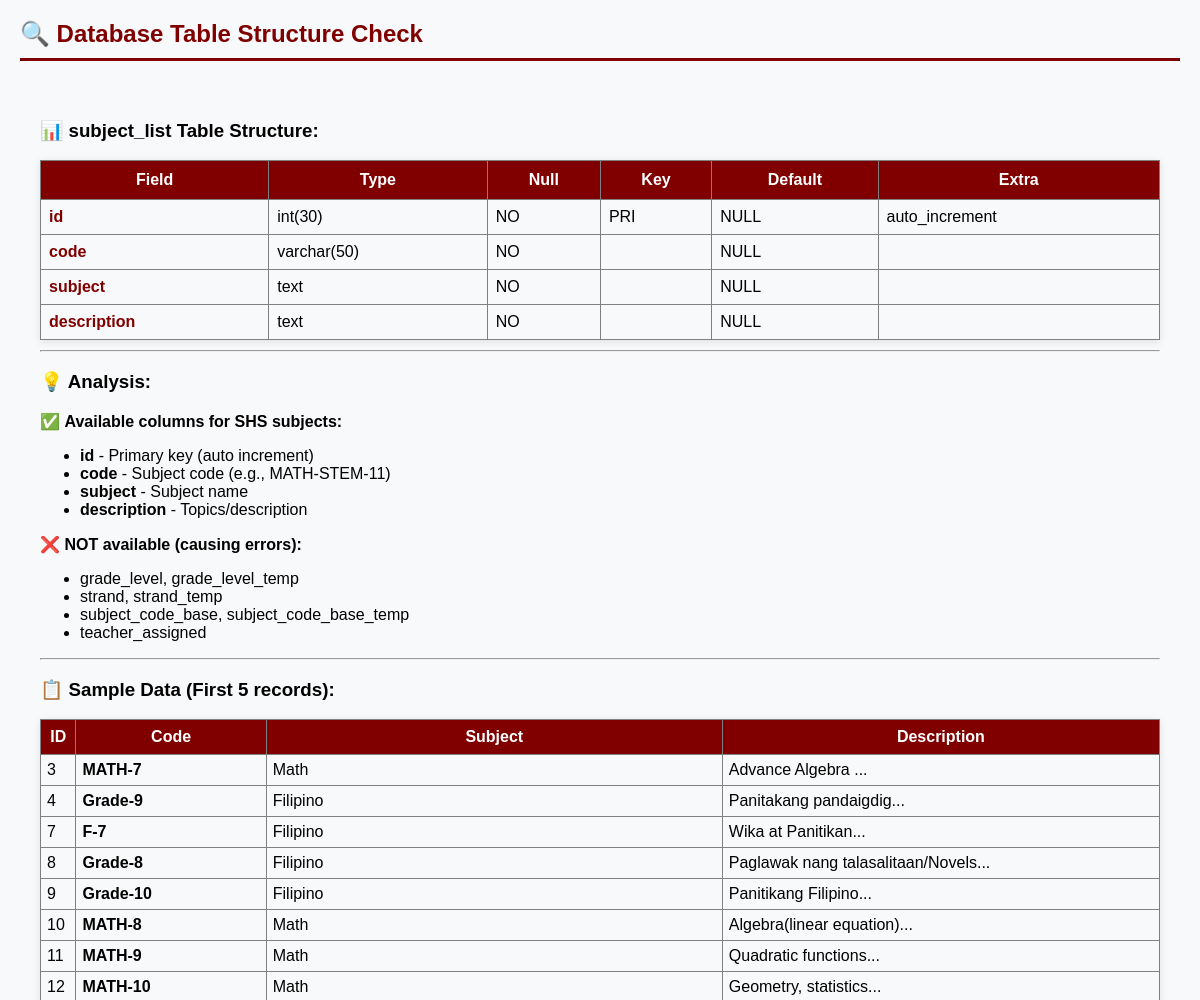
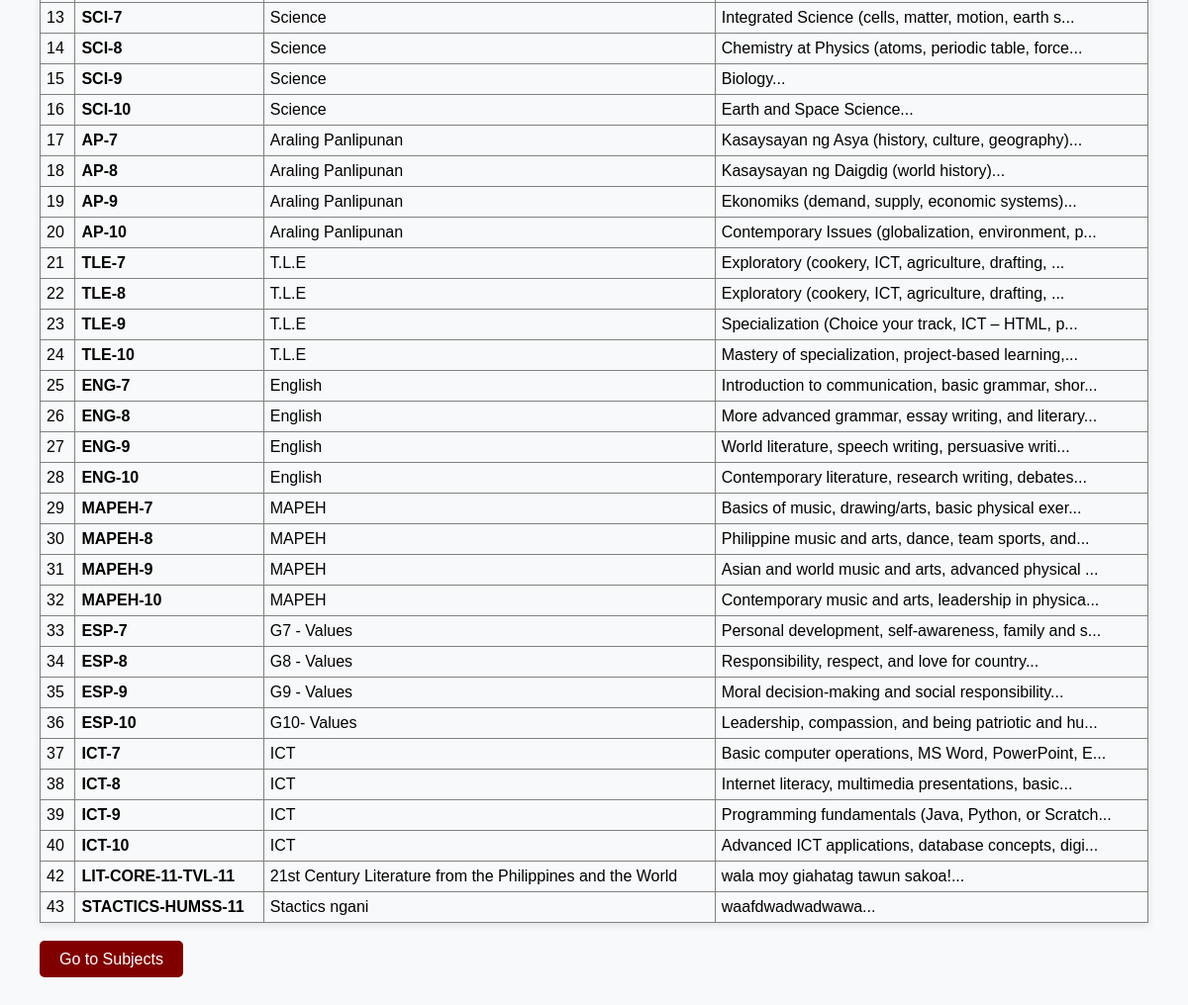
The app's page /check_table_structure.php with its own data (2 pictures, top to bottom).
### tables this page shows
CREATE TABLE `subject_list` (
  `id` int(30) NOT NULL,
  `code` varchar(50) NOT NULL,
  `subject` text NOT NULL,
  `description` text NOT NULL
);

### check_table_structure.php (the view, shortened to what this page needs)
<?php
include 'db_connect.php';
echo "<h2>🔍 Database Table Structure Check</h2>";
echo "<div style='font-family: Arial, sans-serif; padding: 20px;'>";
$result = $conn->query("DESCRIBE subject_list");
if ($result) {
    echo "<h3>📊 subject_list Table Structure:</h3>";
    echo "<table border='1' style='border-collapse: collapse; width: 100%;'>";
    echo "<tr style='background: #f8f9fa;'>";
    echo "<th style='padding: 10px;'>Field</th>";
    echo "<th style='padding: 10px;'>Type</th>";
    echo "<th style='padding: 10px;'>Null</th>";
    echo "<th style='padding: 10px;'>Key</th>";
    echo "<th style='padding: 10px;'>Default</th>";
    echo "<th style='padding: 10px;'>Extra</th>";
    echo "</tr>";
    while ($row = $result->fetch_assoc()) {
        echo "<tr>";
        echo "<td style='padding: 8px; font-weight: bold; color: #800000;'>" . $row['Field'] . "</td>";
        echo "<td style='padding: 8px;'>" . $row['Type'] . "</td>";
        echo "<td style='padding: 8px;'>" . $row['Null'] . "</td>";
        echo "<td style='padding: 8px;'>" . $row['Key'] . "</td>";
        echo "<td style='padding: 8px;'>" . ($row['Default'] ?? 'NULL') . "</td>";
        echo "<td style='padding: 8px;'>" . $row['Extra'] . "</td>";
        echo "</tr>";
    }
    echo "</table>";
    echo "<hr>";
    echo "<h3>💡 Analysis:</h3>";
    echo "<p>✅ <strong>Available columns for SHS subjects:</strong></p>";
    echo "<ul>";
    echo "<li><strong>id</strong> - Primary key (auto increment)</li>";
    echo "<li><strong>code</strong> - Subject code (e.g., MATH-STEM-11)</li>";
    echo "<li><strong>subject</strong> - Subject name</li>";
    echo "<li><strong>description</strong> - Topics/description</li>";
    echo "</ul>";
    echo "<p>❌ <strong>NOT available (causing errors):</strong></p>";
    echo "<ul>";
    echo "<li>grade_level, grade_level_temp</li>";
    echo "<li>strand, strand_temp</li>";
    echo "<li>subject_code_base, subject_code_base_temp</li>";
    echo "<li>teacher_assigned</li>";
    echo "</ul>";
} else {
    echo "<p style='color: red;'>❌ Error: " . $conn->error . "</p>";
}
echo "<hr>";
echo "<h3>📋 Sample Data (First 5 records):</h3>";
$sample = $conn->query("SELECT * FROM subject_list LIMIT 50");
if ($sample && $sample->num_rows > 0) {
    echo "<table border='1' style='border-collapse: collapse; width: 100%;'>";
    echo "<tr style='background: #f8f9fa;'>";
    echo "<th style='padding: 8px;'>ID</th>";
    echo "<th style='padding: 8px;'>Code</th>";
    echo "<th style='padding: 8px;'>Subject</th>";
    echo "<th style='padding: 8px;'>Description</th>";
    echo "</tr>";
    while ($row = $sample->fetch_assoc()) {
        echo "<tr>";
        echo "<td style='padding: 6px;'>" . $row['id'] . "</td>";
        echo "<td style='padding: 6px; font-weight: bold;'>" . $row['code'] . "</td>";
        echo "<td style='padding: 6px;'>" . $row['subject'] . "</td>";
        echo "<td style='padding: 6px;'>" . substr($row['description'], 0, 50) . "...</td>";
        echo "</tr>";
    }
    echo "</table>";
} else {
    echo "<p>No data found or error: " . $conn->error . "</p>";
}
echo "<br><a href='admin/index.php?page=subject_list' style='background: #800000; color: white; padding: 10px 20px; text-decoration: none; border-radius: 5px;'>Go to Subjects</a>";
echo "</div>";
?>

### check_table_structure.php (style rules this page uses)
h2 { color: #800000; border-bottom: 3px solid #800000; padding-bottom: 10px; }
table { margin: 10px 0; box-shadow: 0 2px 8px rgba(0,0,0,0.1); }
th { background: #800000 !important; color: white !important; }
tr:nth-child(even) { background: #f8f9fa; }

### records on screen
subject_list: id "3", code "MATH-7", subject "Math", description "Advance Algebra"
subject_list: id "4", code "Grade-9", subject "Filipino", description "Panitakang pandaigdig"
subject_list: id "7", code "F-7", subject "Filipino", description "Wika at Panitikan"
subject_list: id "8", code "Grade-8", subject "Filipino", description "Paglawak nang talasalitaan/Novels"
subject_list: id "9", code "Grade-10", subject "Filipino", description "Panitikang Filipino"
subject_list: id "10", code "MATH-8", subject "Math", description "Algebra(linear equation)"
subject_list: id "11", code "MATH-9", subject "Math", description "Quadratic functions"
subject_list: id "12", code "MATH-10", subject "Math", description "Geometry, statistics"
subject_list: id "13", code "SCI-7", subject "Science", description "Integrated Science (cells, matter, motion, earth s"
subject_list: id "14", code "SCI-8", subject "Science", description "Chemistry at Physics (atoms, periodic table, force"
subject_list: id "15", code "SCI-9", subject "Science", description "Biology"
subject_list: id "16", code "SCI-10", subject "Science", description "Earth and Space Science"
subject_list: id "17", code "AP-7", subject "Araling Panlipunan", description "Kasaysayan ng Asya (history, culture, geography)"
subject_list: id "18", code "AP-8", subject "Araling Panlipunan", description "Kasaysayan ng Daigdig (world history)"
subject_list: id "19", code "AP-9", subject "Araling Panlipunan", description "Ekonomiks (demand, supply, economic systems)"
subject_list: id "20", code "AP-10", subject "Araling Panlipunan", description "Contemporary Issues (globalization, environment, p"
subject_list: id "21", code "TLE-7", subject "T.L.E", description "Exploratory (cookery, ICT, agriculture, drafting,"
subject_list: id "22", code "TLE-8", subject "T.L.E", description "Exploratory (cookery, ICT, agriculture, drafting,"
subject_list: id "23", code "TLE-9", subject "T.L.E", description "Specialization (Choice your track, ICT – HTML, p"
subject_list: id "24", code "TLE-10", subject "T.L.E", description "Mastery of specialization, project-based learning,"
subject_list: id "25", code "ENG-7", subject "English", description "Introduction to communication, basic grammar, shor"
subject_list: id "26", code "ENG-8", subject "English", description "More advanced grammar, essay writing, and literary"
subject_list: id "27", code "ENG-9", subject "English", description "World literature, speech writing, persuasive writi"
subject_list: id "28", code "ENG-10", subject "English", description "Contemporary literature, research writing, debates"
subject_list: id "29", code "MAPEH-7", subject "MAPEH", description "Basics of music, drawing/arts, basic physical exer"
subject_list: id "30", code "MAPEH-8", subject "MAPEH", description "Philippine music and arts, dance, team sports, and"
subject_list: id "31", code "MAPEH-9", subject "MAPEH", description "Asian and world music and arts, advanced physical"
subject_list: id "32", code "MAPEH-10", subject "MAPEH", description "Contemporary music and arts, leadership in physica"
subject_list: id "33", code "ESP-7", subject "G7 - Values", description "Personal development, self-awareness, family and s"
subject_list: id "34", code "ESP-8", subject "G8 - Values", description "Responsibility, respect, and love for country"
subject_list: id "35", code "ESP-9", subject "G9 - Values", description "Moral decision-making and social responsibility"
subject_list: id "36", code "ESP-10", subject "G10- Values", description "Leadership, compassion, and being patriotic and hu"
subject_list: id "37", code "ICT-7", subject "ICT", description "Basic computer operations, MS Word, PowerPoint, E"
subject_list: id "38", code "ICT-8", subject "ICT", description "Internet literacy, multimedia presentations, basic"
subject_list: id "39", code "ICT-9", subject "ICT", description "Programming fundamentals (Java, Python, or Scratch"
subject_list: id "40", code "ICT-10", subject "ICT", description "Advanced ICT applications, database concepts, digi"
subject_list: id "42", code "LIT-CORE-11-TVL-11", subject "21st Century Literature from the Philippines and the World", description "wala moy giahatag tawun sakoa!"
subject_list: id "43", code "STACTICS-HUMSS-11", subject "Stactics ngani", description "waafdwadwadwawa"

### other values on screen
$row['Field'] "id"
$row['Type'] "int(30)"
$row['Null'] "NO"
$row['Key'] "PRI"
$row['Default'] "NULL"
$row['Extra'] "auto_increment"
$row['Field'] "code"
$row['Type'] "varchar(50)"
$row['Field'] "subject"
$row['Type'] "text"
$row['Field'] "description"
